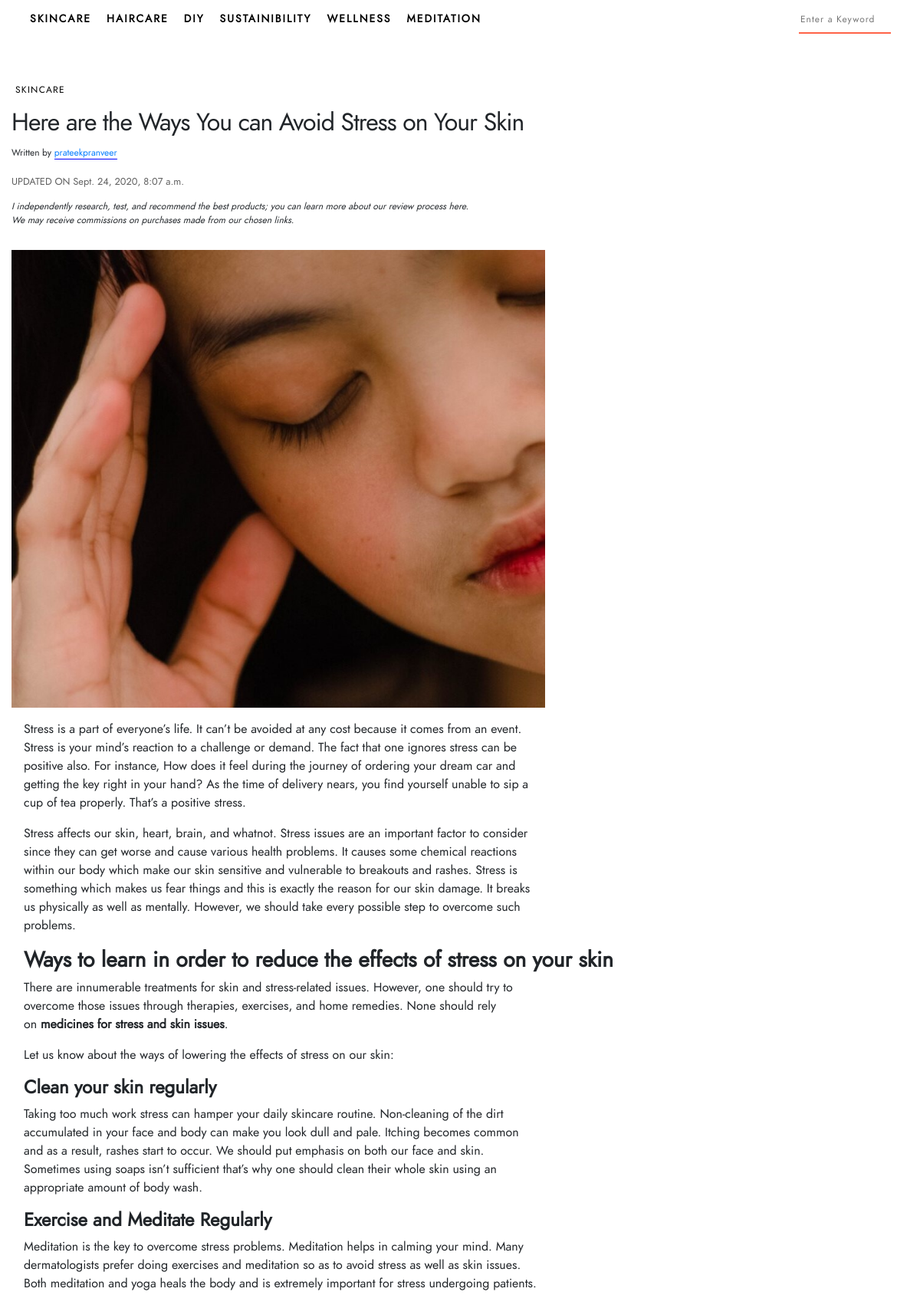
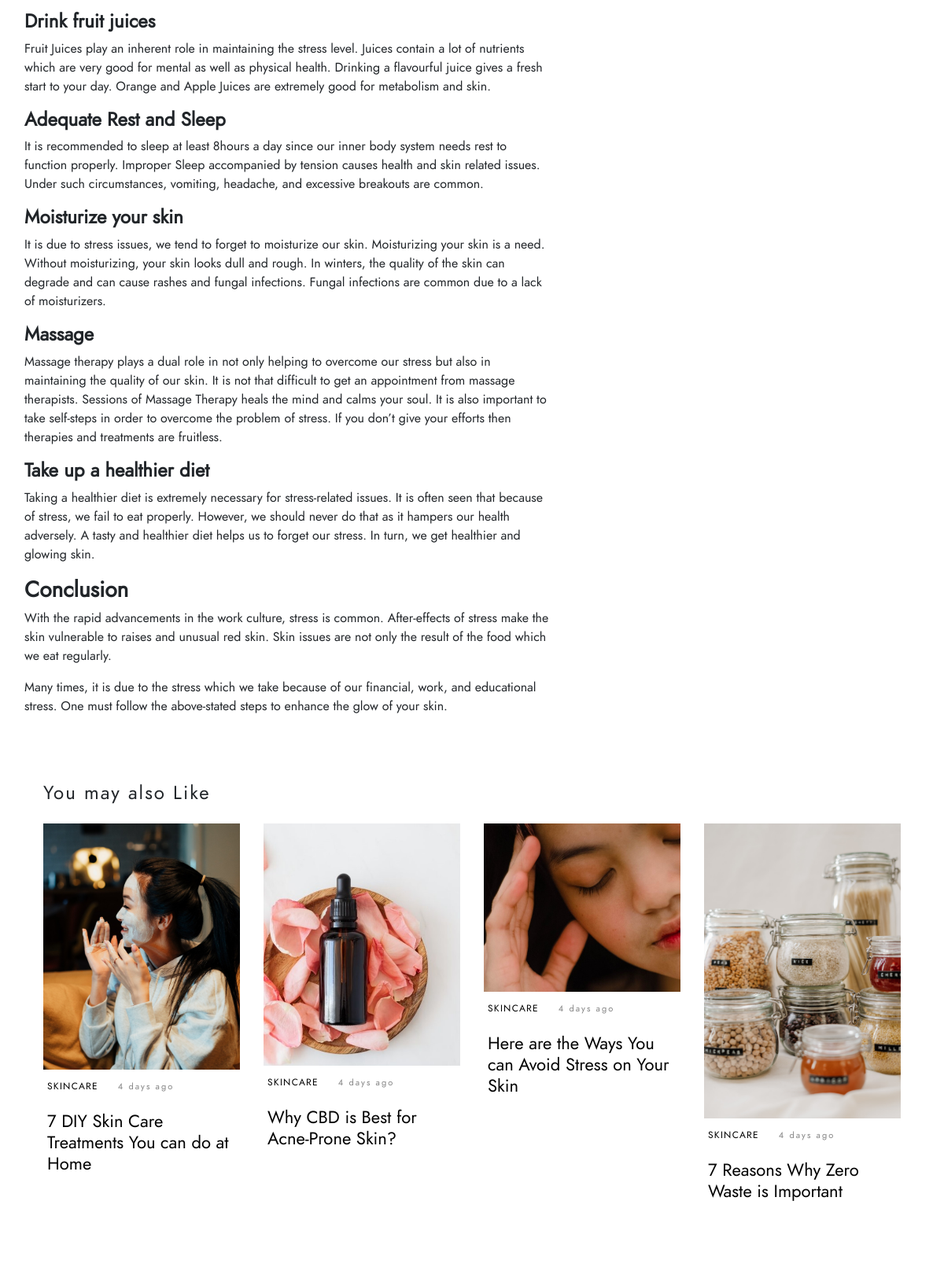
The app's page /here-are-ways-you-can-avoid-stress-your-skin (upper part) with its own data (2 pictures, top to bottom).
### blog/models.py (models this page shows, shortened)
class Category(models.Model):
    title = models.CharField(max_length=100, db_index=True)
    slug = models.SlugField(max_length=100, db_index=True)
    description = models.TextField(max_length=1000, blank=True)
    def __str__(self):
        return self.title

class Blog(models.Model):
    title = models.CharField(max_length=100, unique=True)
    slug = models.SlugField(max_length=100, unique=True)
    meta = models.TextField(max_length=1000)
    body = models.TextField()
    author = models.ForeignKey(settings.AUTH_USER_MODEL, on_delete= models.CASCADE)
    header_img = models.ImageField(upload_to='images/', default=None)
    posted = models.DateTimeField(db_index=True, auto_now_add=True)
    category = models.ForeignKey('blog.Category', on_delete=models.CASCADE)

### blog/views.py (the view)
# urls.py: path('<str:slug>', views.single_post, name="single-post"),
def single_post(request,slug):
    x = Category.objects.all()
    slugpost = Blog.objects.filter(slug=slug)
    recentpost = Blog.objects.all()[:4]
    return render(request, 'single_blog.html', {'slugpost': slugpost, 'recentpost': recentpost, 'x': x})

### templates/single_blog.html (shortened to what this page needs)
{% extends 'base.html' %}
{% block body %}
{% for x in slugpost %}
<div class="container mt-5">
    <div class="row">
        <div class="col-md-9">
            <div class="cat">
                <a href="{% url 'category' x.category %}" class="cats2">{{x.category}}</a>
            </div>
            <div class="headingx mt-2">
                <h2>{{x.title}}</h2>
            </div>
            <div class="author ">
                <p class="written-by">Written by <a href="#" class="author-name">{{x.author}}</a></a></p> <small class="updated-on">UPDATED ON {{x.posted}}</small>
            </div>
            <div class="xline">
                <p>I independently research, test, and recommend the best products; you can learn more about our review process here. We may receive commissions on purchases made from our chosen links.</p>
            </div>
            <div class="imgx">
                <img src="{{x.header_img.url}}" class="img-fluid" alt="">
            </div>
            <div class="body mt-3 ml-3 mr-3">
              {{x.body|safe }}
            </div>
        </div>
    </div>
</div>
{% endfor %}
<div class="container-fluid">
<div class="container hello mt-4">
    <h4 class="headingx mb-4 mt-1">You may also Like</h4>
    <div class="row">
        <div class="col-md-12">
            <div class="row">
                {% for x in recentpost %}
                <div class="col-md-3 pb-4">
                    <div class="img">
                        <img src="{{x.header_img.url }}" class="img-fluid imgn" alt="">
                    </div>
                    <div class="details">
                        <a href="#" class="cats">SKINCARE</a>
                        <a href="#" class="date">4 days ago</a>
                        <h3 class="heading">{{x.title}}</h3>
                    </div>
                </div>
                {% endfor %}
            </div>
        </div>
            </div>
        </div>
       {% endblock body %}

### templates/base.html (shortened to what this page needs)
{% load static %}
<!DOCTYPE html>
<html lang="en">
<head>
    <link rel="stylesheet" href="https://stackpath.bootstrapcdn.com/bootstrap/4.5.2/css/bootstrap.min.css">
    <link rel="stylesheet" href="{% static 'css/style.css' %}">
    <link href="https://pagecdn.io/lib/easyfonts/fonts.css" rel="stylesheet" />
    <link rel="stylesheet" href="https://stackpath.bootstrapcdn.com/font-awesome/4.7.0/css/font-awesome.min.css">
    <link rel="stylesheet" href="https://stackpath.bootstrapcdn.com/font-awesome/4.7.0/css/font-awesome.min.css">
</head>
<body>
    <div class="nav2 sticky-top container">
        <div class="row">
            <div class="col-md-10">
                <ul class="nav ml-4">
{% for x in x %}
<li class="nav-item">
    <a class="nav-link main active" href="{% url 'category' x.slug %}">{{ x.title }}</a>
</li>
{% endfor %}
                </ul>
            </div>
            {% block search %}
            <form method="GET" action="search">
                <input name="query" id="query" type="text" placeholder="Enter a Keyword" style="border-bottom: 2px solid tomato !important;">
            </form>
            {% endblock search %}
        </div>
    </div>
    {% block body %}
    {% endblock body %}
</body>
</html>

### static/css/style.css (style rules this page uses)
.main { margin-right: 20px !important; }
* { font-family: louis !important; }
.container { max-width: 1300px !important; }
.cats { letter-spacing: 2px; font-style: normal; font-weight: normal; font-size: 12px; line-height: 12px; letter-spacing: 0.105em; margin: 20px 5px; color: #000000; }
.main { position: relative; display: inline-block; color: black !important; }
.imgn { transition: transform .2s; }
.img { overflow: hidden; }
.cats2 { letter-spacing: 3px; font-style: normal; font-weight: normal; font-size: 12px; line-height: 12px; letter-spacing: 0.105em; margin: 20px 5px; color: #000000 !important; }
.date { letter-spacing: 2px; font-size: 11px; color: rgb(131, 131, 131); font-weight: 500; margin-left: 15px; }
.heading { font-family: louis; font-style: normal; font-weight: 500; color: #2e2e2e; font-size: 22px; line-height: 27px; letter-spacing: 0px; color: #000000; margin: 20px 5px; }
.author-name { border-bottom: 1px solid blue; }
.written-by { font-size: 12px; font-family: josefin sans; font-weight: 400; margin-top: 12px; }
.headingx h2 { font-family: josefin sans; letter-spacing: -1px; margin-top: 12px; font-weight: 300; }
.imgx { width: 80%; }
.imgx img { margin-top: 14px; }
.body p { width: 80%; }
.updated-on { color: #5f5f5f; }
.xline p { font-style: italic; margin-top: 12px; font-size: 12px; width: 600px; }
.details { height: auto; background-color: white; padding: 8px 0px !important; margin-bottom: 12px; }
.headingx { letter-spacing: 2px; font-family: josefin sans; }
.hello { padding: 40px; }
.nav2 { background-color: rgba(255, 255, 255, 0.932); padding-top: 12px; padding-bottom: 12px; }
.nav-link { letter-spacing: 1px; font-family: josefin sans; font-size: 12px; color: rgb(82, 73, 90); font-weight: 500; padding: 0px !important; margin-right: 30px; }
form { margin-left: 42px; }
input { padding-bottom: 8px; font-size: 12px; color: red; border: none !important; letter-spacing: 1px; }
.main { font-size: 12px !important; color: rgb(82, 82, 82) !important; padding: 0px !important; margin-right: 20px; line-height: 25px; font-weight: 500 !important; letter-spacing: 2px !important; }
.pb-4 { padding-bottom: 40px; }
.nav-item a { letter-spacing: 1px; font-size: 13px; font-weight: 500; color: black !important; }

### templates/base.html (style rules this page uses)
.nav2 { max-width: 100% !important; }
.nav-link { font-size: 14px !important; font-weight: 600 !important; }

### records on screen
Category: title "SKINCARE"
Category: title "HAIRCARE"
Category: title "DIY"
Category: title "SUSTAINIBILITY"
Category: title "WELLNESS"
Category: title "MEDITATION"
Blog: category "SKINCARE", title "Here are the Ways You can Avoid Stress on Your Skin", author "prateekpranveer", posted "Sept. 24, 2020, 8:07 a.m.", header_img (picture), body "Stress is a part of everyone’s life. It can’t be avoided at any cost because it comes from an event. Stress is your mind’s reaction to a challenge or demand. The fact that one ignores stress can be positive also. For instance, How does it feel during the journey of ordering your dream car and getting the key right in your hand? As the time of delivery nears, you find yourself unable to sip a cup of tea properly. That’s a positive stress. Stress affects our skin, heart, brain, and whatnot. Stress issues are an important factor to consider since they can get worse and cause various health problems. It causes some chemical reactions within our body which make our skin sensitive and vulnerable…"
Blog: header_img (picture), title "7 DIY Skin Care Treatments You can do at Home"
Blog: header_img (picture), title "Why CBD is Best for Acne-Prone Skin?"
Blog: header_img (picture), title "7 Reasons Why Zero Waste is Important"
